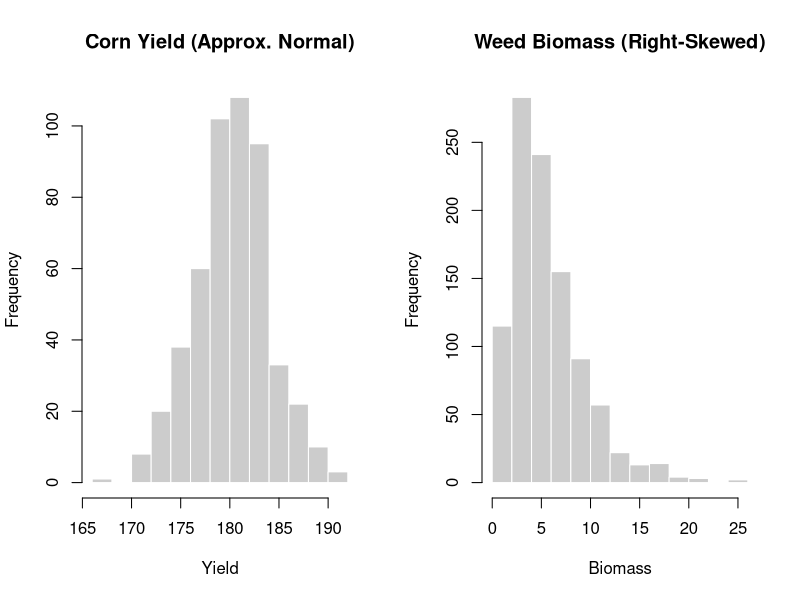
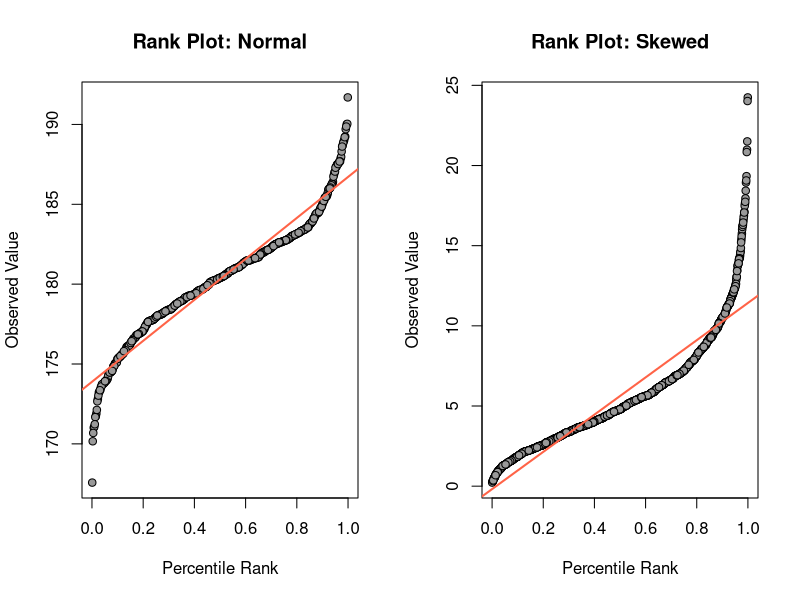
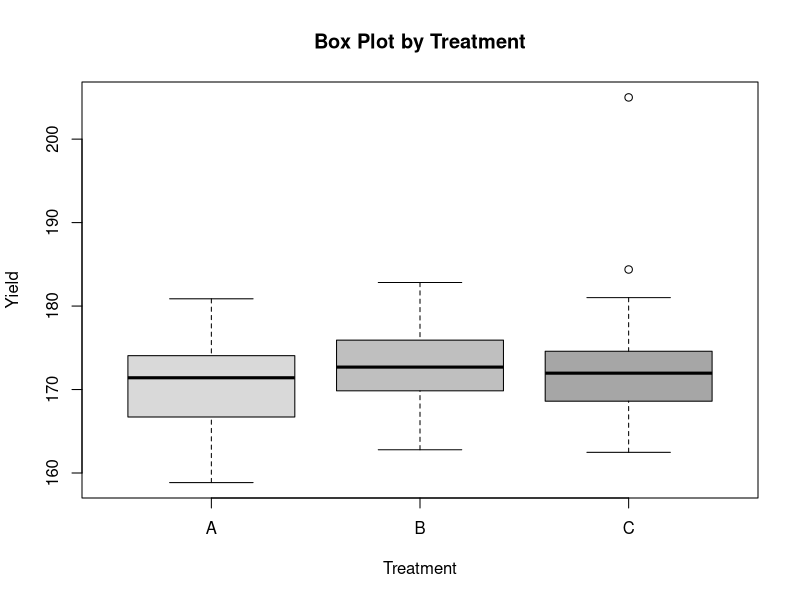
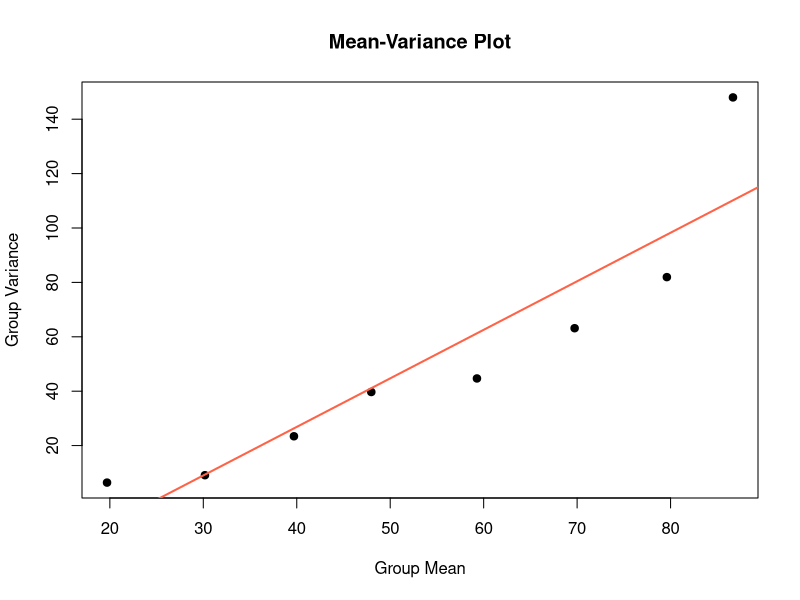
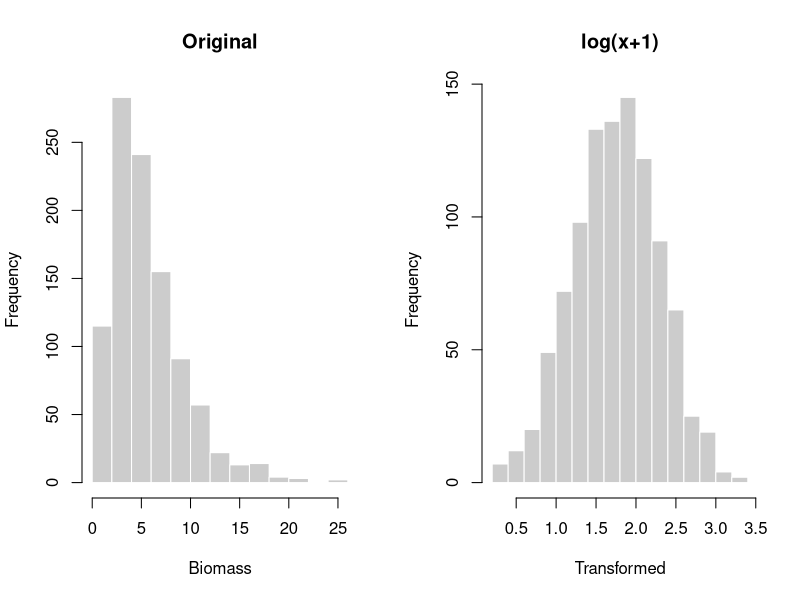

Write the R code that produced these figures, in order.
## ---- chunk 1
knitr::opts_chunk$set(echo = FALSE, message = FALSE, warning = FALSE)
## ---- chunk 2
set.seed(20260311)
normal_yield <- rnorm(500, mean = 180, sd = 4)
skewed_biomass <- rgamma(1000, shape = 2.5, scale = 2.2)

par(mfrow = c(1, 2))
hist(normal_yield,
     main = "Corn Yield (Approx. Normal)",
     xlab = "Yield",
     col = "grey80",
     border = "white")
hist(skewed_biomass,
     main = "Weed Biomass (Right-Skewed)",
     xlab = "Biomass",
     col = "grey80",
     border = "white")
par(mfrow = c(1, 1))
## ---- chunk 3
rank_plot <- function(x, title_text) {
  p <- (rank(x, ties.method = "average") - 0.5) / length(x)
  plot(p, x,
       pch = 21,
       bg = "grey60",
       xlab = "Percentile Rank",
       ylab = "Observed Value",
       main = title_text)
  abline(lm(x ~ p), col = "tomato", lwd = 2)
}

par(mfrow = c(1, 2))
rank_plot(normal_yield, "Rank Plot: Normal")
rank_plot(skewed_biomass, "Rank Plot: Skewed")
par(mfrow = c(1, 1))
## ---- chunk 4
trt <- rep(c("A", "B", "C"), each = 40)
y <- c(rnorm(40, 170, 5), rnorm(40, 172, 5), c(rnorm(39, 171, 5), 205))
boxplot(y ~ trt,
        col = c("grey85", "grey75", "grey65"),
        ylab = "Yield",
        xlab = "Treatment",
        main = "Box Plot by Treatment")
## ---- chunk 5
set.seed(20260312)
groups <- factor(rep(1:8, each = 30))
g_means <- seq(20, 90, length.out = 8)
z <- unlist(lapply(g_means, function(m) rnorm(30, m, m * 0.12)))

mv <- aggregate(z, list(groups), function(v) c(mean = mean(v), var = var(v)))
mv <- do.call(data.frame, mv)
colnames(mv) <- c("group", "mean", "var")

plot(mv$mean, mv$var,
     pch = 19,
     xlab = "Group Mean",
     ylab = "Group Variance",
     main = "Mean-Variance Plot")
abline(lm(var ~ mean, data = mv), col = "tomato", lwd = 2)
## ---- chunk 6
bartlett.test(z ~ groups)
## ---- chunk 7
log_biomass <- log(skewed_biomass + 1)
par(mfrow = c(1, 2))
hist(skewed_biomass, main = "Original", xlab = "Biomass", col = "grey80", border = "white")
hist(log_biomass, main = "log(x+1)", xlab = "Transformed", col = "grey80", border = "white")
par(mfrow = c(1, 1))
## ---- chunk 8
set.seed(20260313)
d <- data.frame(
  trt = rep(c("A", "B"), each = 15),
  yield = c(rnorm(15, 175, 5), rnorm(15, 182, 5))
)
missing_rows <- sample(1:nrow(d), 5)
d$yield[missing_rows] <- NA

summary(d)

# Complete-case mean by treatment
aggregate(yield ~ trt, data = d, FUN = function(v) mean(v, na.rm = TRUE))
